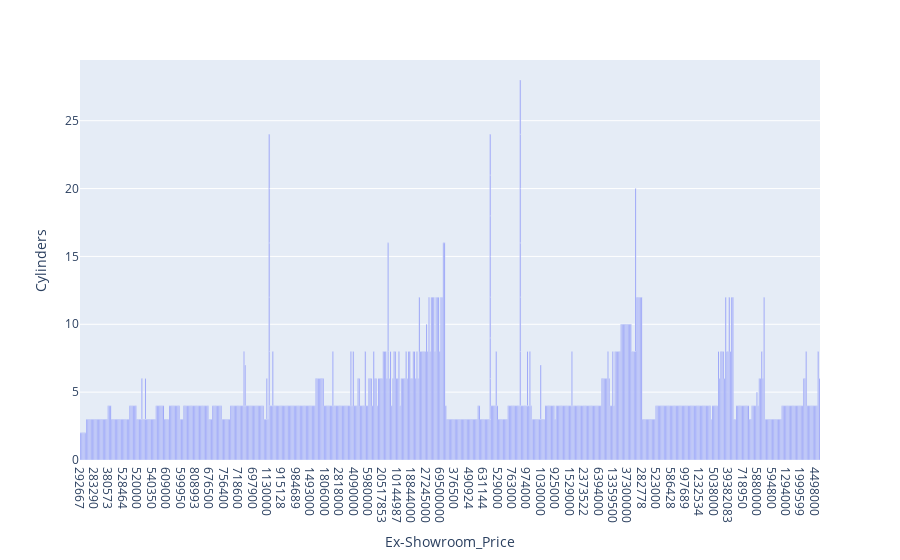

Here is the notebook cell this chart was saved with:
### Code cell
import plotly.express as px

fig = px.bar(Petrol, x='Ex-Showroom_Price', y='Cylinders')
fig.show()

### Figure 1 — Plotly figure (JSON) as saved in the notebook; plotly's stock layout.template omitted (floating-point values rounded to 4 significant figures; data arrays with more than 128 entries replaced by an {"elided": "..."} marker saying what was removed)
{"data": [{"alignmentgroup": "True", "hovertemplate": "Ex-Showroom_Price=%{x}<br>Cylinders=%{y}<extra></extra>", "legendgroup": "", "marker": {"color": "#636efa", "pattern": {"shape": ""}}, "name": "", "offsetgroup": "", "orientation": "v", "showlegend": false, "textposition": "auto", "type": "bar", "x": {"elided": "649 str values"}, "xaxis": "x", "y": {"elided": "649 int values"}, "yaxis": "y"}], "layout": {"barmode": "relative", "legend": {"tracegroupgap": 0}, "margin": {"t": 60}, "xaxis": {"anchor": "y", "domain": [0, 1], "title": {"text": "Ex-Showroom_Price"}}, "yaxis": {"anchor": "x", "domain": [0, 1], "title": {"text": "Cylinders"}}}}
